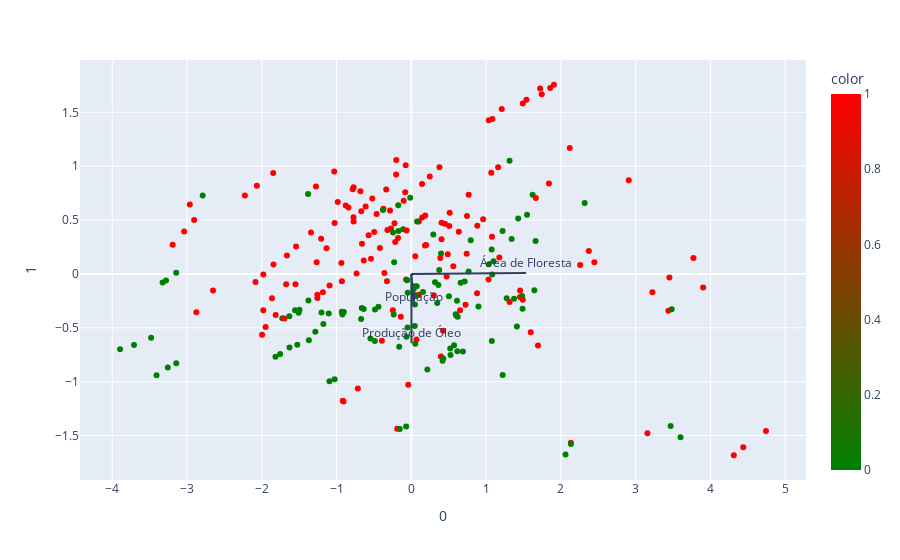

Notebook code cell kept with this figure:
### Code cell
loadings = pca.components_.T * np.sqrt(pca.explained_variance_)
features  = ['Área de Floresta', 'Produção de Óleo', 'População']
fig = px.scatter(principalComponents, x=0, y=1, color=finalDf['Perde'], color_continuous_scale=["green", "red"])

for i, feature in enumerate(features):
    fig.add_shape(
        type='line',
        x0=0, y0=0,
        x1=loadings[i, 0],
        y1=loadings[i, 1]
    )
    fig.add_annotation(
        x=loadings[i, 0],
        y=loadings[i, 1],
        ax=0, ay=0,
        xanchor="center",
        yanchor="bottom",
        text=feature,
    )
fig.show()

### Figure 1 — Plotly figure (JSON) as saved in the notebook; plotly's stock layout.template omitted (floating-point values rounded to 4 significant figures; data arrays with more than 128 entries replaced by an {"elided": "..."} marker saying what was removed)
{"data": [{"hovertemplate": "0=%{x}<br>1=%{y}<br>color=%{marker.color}<extra></extra>", "legendgroup": "", "marker": {"color": {"elided": "260 int values"}, "coloraxis": "coloraxis", "symbol": "circle"}, "mode": "markers", "name": "", "orientation": "v", "showlegend": false, "type": "scatter", "x": {"elided": "260 float values"}, "xaxis": "x", "y": {"elided": "260 float values"}, "yaxis": "y"}], "layout": {"annotations": [{"ax": 0, "ay": 0, "text": "Área de Floresta", "x": 1.536, "xanchor": "center", "y": 0.007702, "yanchor": "bottom"}, {"ax": 0, "ay": 0, "text": "Produção de Óleo", "x": 0.002234, "xanchor": "center", "y": -0.6445, "yanchor": "bottom"}, {"ax": 0, "ay": 0, "text": "População", "x": 0.03393, "xanchor": "center", "y": -0.3062, "yanchor": "bottom"}], "coloraxis": {"colorbar": {"title": {"text": "color"}}, "colorscale": [[0, "green"], [1, "red"]]}, "legend": {"tracegroupgap": 0}, "margin": {"t": 60}, "shapes": [{"type": "line", "x0": 0, "x1": 1.536, "y0": 0, "y1": 0.007702}, {"type": "line", "x0": 0, "x1": 0.002234, "y0": 0, "y1": -0.6445}, {"type": "line", "x0": 0, "x1": 0.03393, "y0": 0, "y1": -0.3062}], "xaxis": {"anchor": "y", "domain": [0, 1], "title": {"text": "0"}}, "yaxis": {"anchor": "x", "domain": [0, 1], "title": {"text": "1"}}}}
